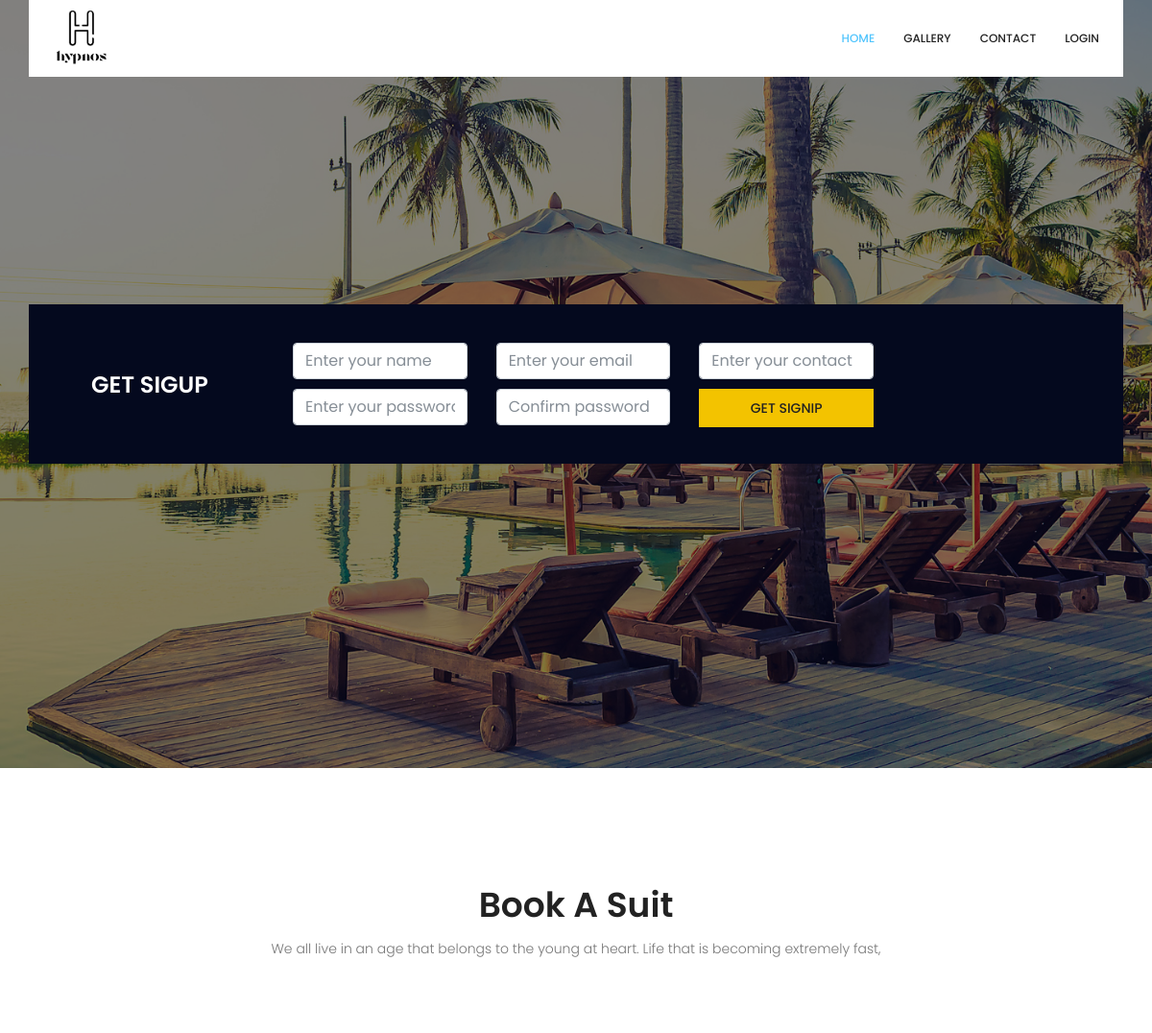
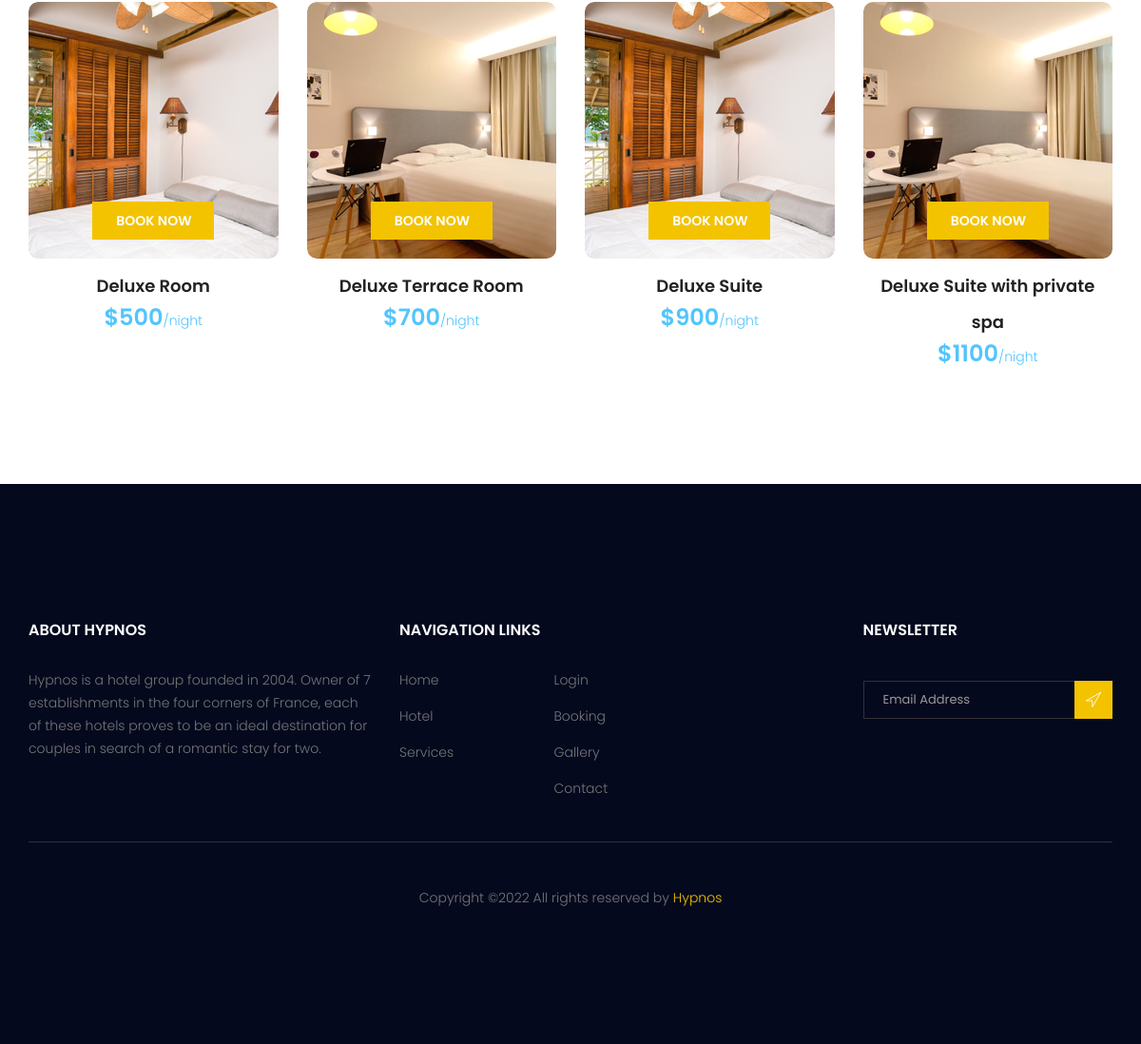
The app's page /signup.php with its own data (2 pictures, top to bottom).
### tables this page shows
CREATE TABLE `suite` (
  `id` int(11) NOT NULL,
  `title` varchar(111) NOT NULL,
  `title_image` varchar(111) NOT NULL,
  `price` varchar(111) NOT NULL,
  `description` varchar(111) NOT NULL,
  `created_on` varchar(111) NOT NULL,
  `updated_on` varchar(111) NOT NULL,
  `is_deleted` varchar(111) NOT NULL
);

### signup.php (the view, shortened to what this page needs)
<?php
include('db/db.php');
?>
<!doctype html>
<html lang="en">
    <head>
        <link rel="stylesheet" href="css/bootstrap.css">
        <link rel="stylesheet" href="vendors/linericon/style.css">
        <link rel="stylesheet" href="css/font-awesome.min.css">
        <link rel="stylesheet" href="vendors/owl-carousel/owl.carousel.min.css">
        <link rel="stylesheet" href="vendors/bootstrap-datepicker/bootstrap-datetimepicker.min.css">
        <link rel="stylesheet" href="vendors/nice-select/css/nice-select.css">
        <link rel="stylesheet" href="vendors/owl-carousel/owl.carousel.min.css">
        <link rel="stylesheet" href="css/style.css">
        <link rel="stylesheet" href="css/responsive.css">
    </head>
    <body>
       <?php include('common/header.php')?>
        <section class="banner_area">
            <div class="booking_table d_flex align-items-center">
                <div class="container">
                    <div class="hotel_booking_table">
                        <div class="col-md-3">
                            <h2>Get Sigup</h2>
                        </div>
                        <form action="#" method="POST" >
                        <div class="col-md-9">
                            <div class="boking_table">
                                <div class="row">
                                    <div class="col-md-4">
                                        <div class="book_tabel_item">
                                            <div class="input-group">
                                               <input type="text" name="txtName" placeholder="Enter your name" class="form-control" required>
                                            </div>
                                        </div>
                                    </div>
                                    <div class="col-md-4">
                                        <div class="book_tabel_item">
                                        <div class="input-group">
                                            <input type="email" name="txtEmail" placeholder="Enter your email" class="form-control" required>
                                            </div>
                                        </div>
                                    </div>
                                    <div class="col-md-4">
                                        <div class="book_tabel_item">
                                        <div class="input-group">
                                            <input type="text" name="txtContact" placeholder="Enter your contact" class="form-control" required>
                                            </div>
                                        </div>
                                    </div>
                                    <div class="col-md-4">
                                        <div class="book_tabel_item">
                                        <div class="input-group">
                                            <input type="text" name="txtPassword" placeholder="Enter your password" class="form-control" required>
                                            </div>
                                        </div>
                                    </div>
                                    <div class="col-md-4">
                                        <div class="book_tabel_item">
                                        <div class="input-group">
                                            <input type="text" name="txtConfirmPassword" placeholder="Confirm password" class="form-control" required>
                                            </div>
                                        </div>
                                    </div>
                                    <div class="col-md-4">
                                        <div class="book_tabel_item">
                                        <button type="submit"  name="btnSignup" class="book_now_btn button_hover" >Get Signip</button>
                                        </div>
                                    </div>
                                </div>
                            </div>
                        </div>
                        </form>
                    </div>
                </div>
            </div>
        </section>
        <section class="accomodation_area section_gap">
            <div class="container">
                <div class="section_title text-center">
                    <h2 class="title_color">Book A Suit</h2>
                    <p>We all live in an age that belongs to the young at heart. Life that is becoming extremely fast, </p>
                </div>
                <div class="row mb_30">
                <?php
                $qryToGetSuite = "SELECT * FROM suite WHERE is_deleted=0";
                $resOfGetSuite = mysqli_query($con,$qryToGetSuite);
                if($resOfGetSuite)
                {
                    if(mysqli_num_rows($resOfGetSuite)>0)
                    {
                        while($row = mysqli_fetch_array($resOfGetSuite))
                        {?>
                         <div class="col-lg-3 col-sm-6">
                           <div class="accomodation_item text-center">
                                <div class="hotel_img">
                                    <img src="image/upload/<?php echo $row['title_image']; ?>" alt="">
                                    <a href="#" class="btn theme_btn button_hover">Book Now</a>
                                </div>
                                <a href="#"><h4 class="sec_h4"><?php echo $row['title']; ?></h4></a>
                                <h5>$<?php echo $row['price']; ?><small>/night</small></h5>
                            </div>
                        </div>
                        <?php
                        }
                    }
                }?>
            </div>
        </div>
 </section>
<?php include('common/footer.php')?>
</body>
</html>

### css/style.css (style rules this page uses)
a { text-decoration: none; -webkit-transition: all 0.3s ease-in-out; -o-transition: all 0.3s ease-in-out; transition: all 0.3s ease-in-out; }
body { line-height: 24px; font-size: 14px; font-family: "Poppins", sans-serif; font-weight: 300; color: #777777; }
section { background: #fff; }
h1, h2, h3, h4, h5, h6 { font-family: "Poppins", sans-serif; font-weight: 600; }
@media (min-width: 1200px) { .container { max-width: 1170px; } }
.section_gap { padding: 120px 0; }
.d_flex { display: -webkit-box; display: -ms-flexbox; display: flex; }
.mb_30 { margin-bottom: -30px; }
.section_title { margin-bottom: 75px; }
.section_title h2 { font-size: 36px; line-height: 45px; font-weight: 600; }
.section_title p { font-size: 14px; line-height: 30px; color: #777777; margin-bottom: 0px; }
.title_color { color: #222222; }
.theme_btn { font-size: 14px; line-height: 30px; text-transform: uppercase; color: #fff; font-weight: 600; background: #f3c300; padding: 5px 30px; }
.theme_btn:before { background: #f8b100; }
.button_hover { border-radius: 0px; position: relative; z-index: 1; -webkit-transition: all 0.3s linear; -o-transition: all 0.3s linear; transition: all 0.3s linear; overflow: hidden; border: 0px; display: inline-block; text-align: center; }
.button_hover:before { content: ""; width: 100%; height: 100%; left: 0; top: 0; position: absolute; -webkit-transform: translateX(-100%); -ms-transform: translateX(-100%); transform: translateX(-100%); z-index: -1; background: #f8b100; -webkit-transition: all 0.3s linear; -o-transition: all 0.3s linear; transition: all 0.3s linear; opacity: 0; }
.book_now_btn { width: 100%; display: block; background: #f3c300; color: #222222; text-transform: uppercase; font-size: 14px; line-height: 30px; font-weight: 500; padding: 5px 20px; }
.banner_area { background: #04091e; position: relative; z-index: 1; }
.booking_table { position: relative; overflow: hidden; width: 100%; min-height: 800px; }
.hotel_booking_table { background: #04091e; -webkit-box-align: center; -ms-flex-align: center; align-items: center; padding: 40px 50px 30px; display: -webkit-box; display: -ms-flexbox; display: flex; }
.hotel_booking_table h2 { font-size: 24px; line-height: 30px; color: #fff; text-transform: uppercase; }
.boking_table { margin-left: -50px; }
.book_tabel_item .input-group { margin-bottom: 10px; }
.accomodation_item { margin-bottom: 30px; }
.accomodation_item .hotel_img { position: relative; margin-bottom: 10px; overflow: hidden; border-radius: 10px; }
.accomodation_item .hotel_img img { -webkit-transition: all 0.4s linear; -o-transition: all 0.4s linear; transition: all 0.4s linear; }
.accomodation_item .hotel_img .theme_btn { position: absolute; bottom: 20px; left: 50%; -webkit-transform: translate(-50%); -ms-transform: translate(-50%); transform: translate(-50%); padding: 5px 25px; max-width: 128px; }
.accomodation_item h5 { font-size: 24px; line-height: 28px; color: #52c5fd; font-weight: 600; margin-bottom: 0px; }
.accomodation_item h5 small { font-weight: 300; font-size: 14px; }
.sec_h4 { font-size: 18px; line-height: 38px; font-weight: 600; color: #222222; margin-bottom: 0px; }
h2 { font-size: 30px; }
h4 { font-size: 18px; }
h5 { font-size: 16px; }
h1, h2, h3, h4, h5, h6 { line-height: 1.5em; }

### records on screen
suite: title_image (picture), title "Deluxe Room", price "500"
suite: title_image (picture), title "Deluxe Terrace Room", price "700"
suite: title_image (picture), title "Deluxe Suite", price "900"
suite: title_image (picture), title "Deluxe Suite with private spa", price "1100"
